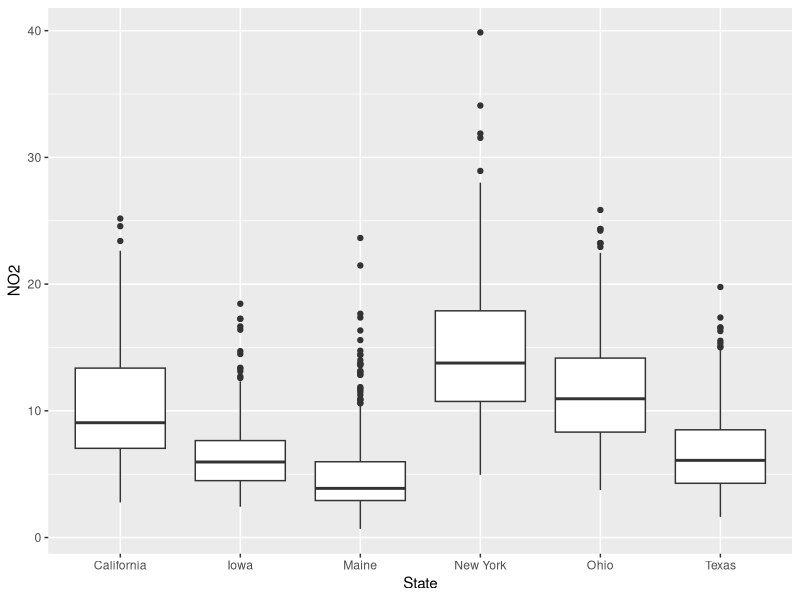
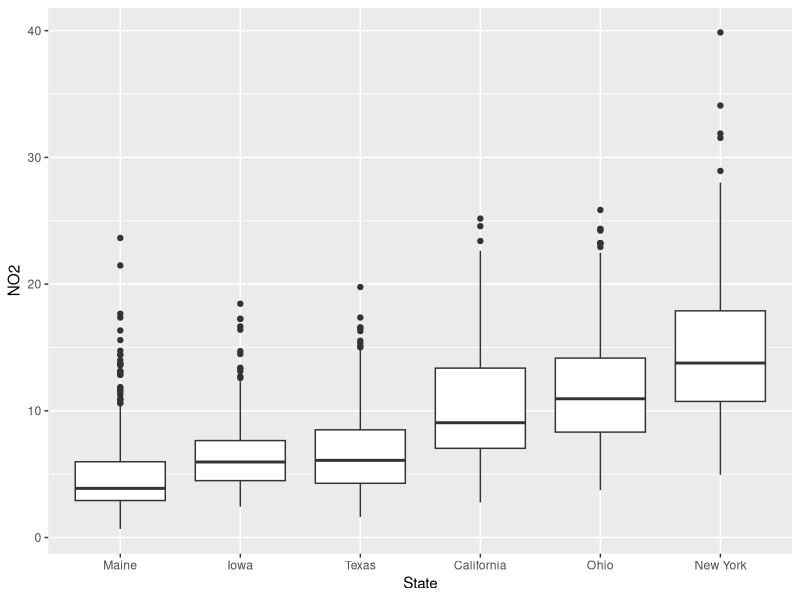
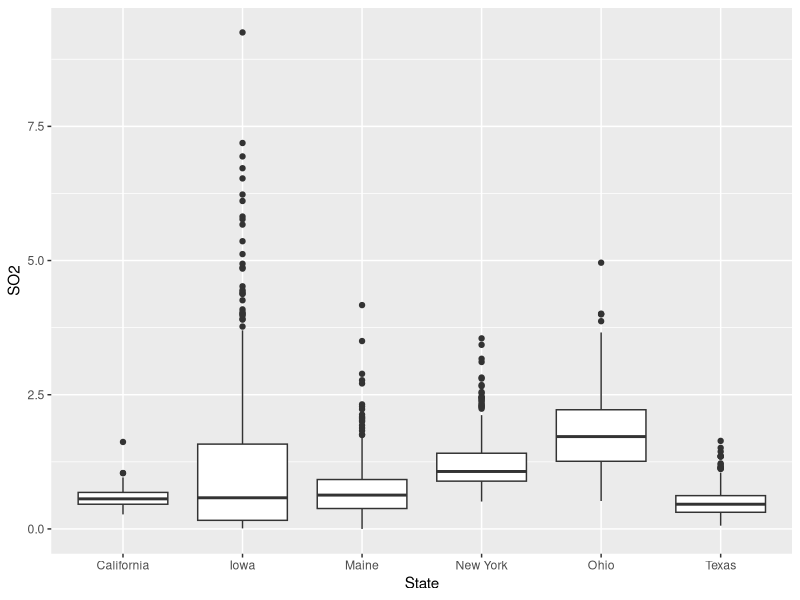
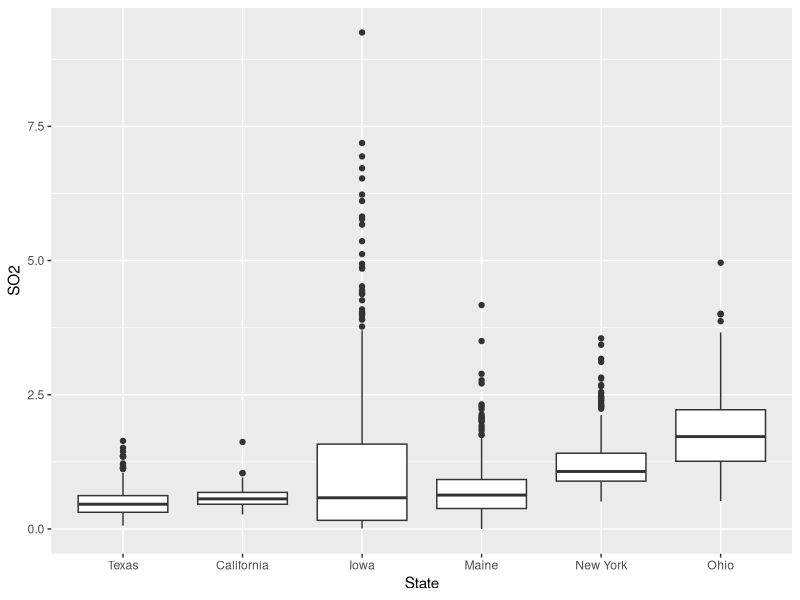

These figures' R source, in order:
#Import ggplot2
library(ggplot2)

#Set the working directory where the dataset is stored
setwd("D:/OneDrive/Data Science/R/R Data Visualization")

#Load the dataset in R
Data <- read.table(file="EPA_Data.csv", 
                   sep=",", 
                   header=TRUE, 
                   colClasses=c("Date","factor",rep("numeric",5)), 
                   na.string="NA")


str(Data)

#Create simple Box-Plots
ggplot(data=Data, aes(x=State, y=NO2)) + 
  geom_boxplot()

#Ordered
ordered <- c("Maine","Iowa","Texas","California","Ohio","New York")

ggplot(data=Data, aes(x=State, y=NO2)) + 
  geom_boxplot() +
  scale_x_discrete(limits=ordered)

#Create another box-plots
ggplot(data=Data, aes(x=State, y=SO2)) +
  geom_boxplot()
ordered<- c("Texas","California","Iowa","Maine","New York","Ohio")
ggplot(data=Data, aes(x=State,y=SO2)) +
  geom_boxplot() +
  scale_x_discrete(limits=ordered)
